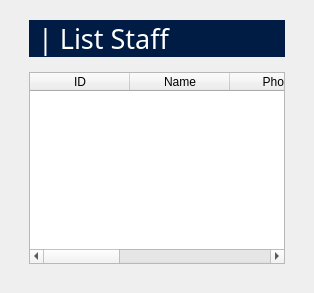
            <widget class="QWidget" name="ListStaff">
             <layout class="QHBoxLayout" name="horizontalLayout_95">
              <item>
               <widget class="QWidget" name="widget_113" native="true">
                <layout class="QVBoxLayout" name="verticalLayout_68">
                 <item>
                  <widget class="QWidget" name="widget_86" native="true">
                   <layout class="QVBoxLayout" name="verticalLayout_62">
                    <property name="topMargin">
                     <number>0</number>
                    </property>
                    <property name="bottomMargin">
                     <number>0</number>
                    </property>
                    <item>
                     <widget class="QFrame" name="frame_73">
                      <property name="styleSheet">
                       <string notr="true">background-color: rgb(0, 28, 68);
border-radius: 20px;
color: white</string>
                      </property>
                      <property name="frameShape">
                       <enum>QFrame::StyledPanel</enum>
                      </property>
                      <property name="frameShadow">
                       <enum>QFrame::Raised</enum>
                      </property>
                      <layout class="QVBoxLayout" name="verticalLayout_63">
                       <property name="topMargin">
                        <number>0</number>
                       </property>
                       <property name="bottomMargin">
                        <number>0</number>
                       </property>
                       <item>
                        <widget class="QLabel" name="label_34">
                         <property name="font">
                          <font>
                           <family>Sans Serif Collection</family>
                           <pointsize>20</pointsize>
                          </font>
                         </property>
                         <property name="text">
                          <string>| List Staff</string>
                         </property>
                        </widget>
                       </item>
                      </layout>
                     </widget>
                    </item>
                   </layout>
                  </widget>
                 </item>
                 <item>
                  <widget class="QWidget" name="widget_87" native="true">
                   <layout class="QVBoxLayout" name="verticalLayout_61">
                    <item>
                     <widget class="QTableWidget" name="LSTable">
                      <column>
                       <property name="text">
                        <string>ID</string>
                       </property>
                      </column>
                      <column>
                       <property name="text">
                        <string>Name</string>
                       </property>
                      </column>
                      <column>
                       <property name="text">
                        <string>Phone</string>
                       </property>
                      </column>
                      <column>
                       <property name="text">
                        <string>Role</string>
                       </property>
                      </column>
                      <column>
                       <property name="text">
                        <string>Status</string>
                       </property>
                      </column>
                      <column>
                       <property name="text">
                        <string>Edit</string>
                       </property>
                      </column>
                     </widget>
                    </item>
                   </layout>
                  </widget>
                 </item>
                </layout>
               </widget>
              </item>
             </layout>
            </widget>
